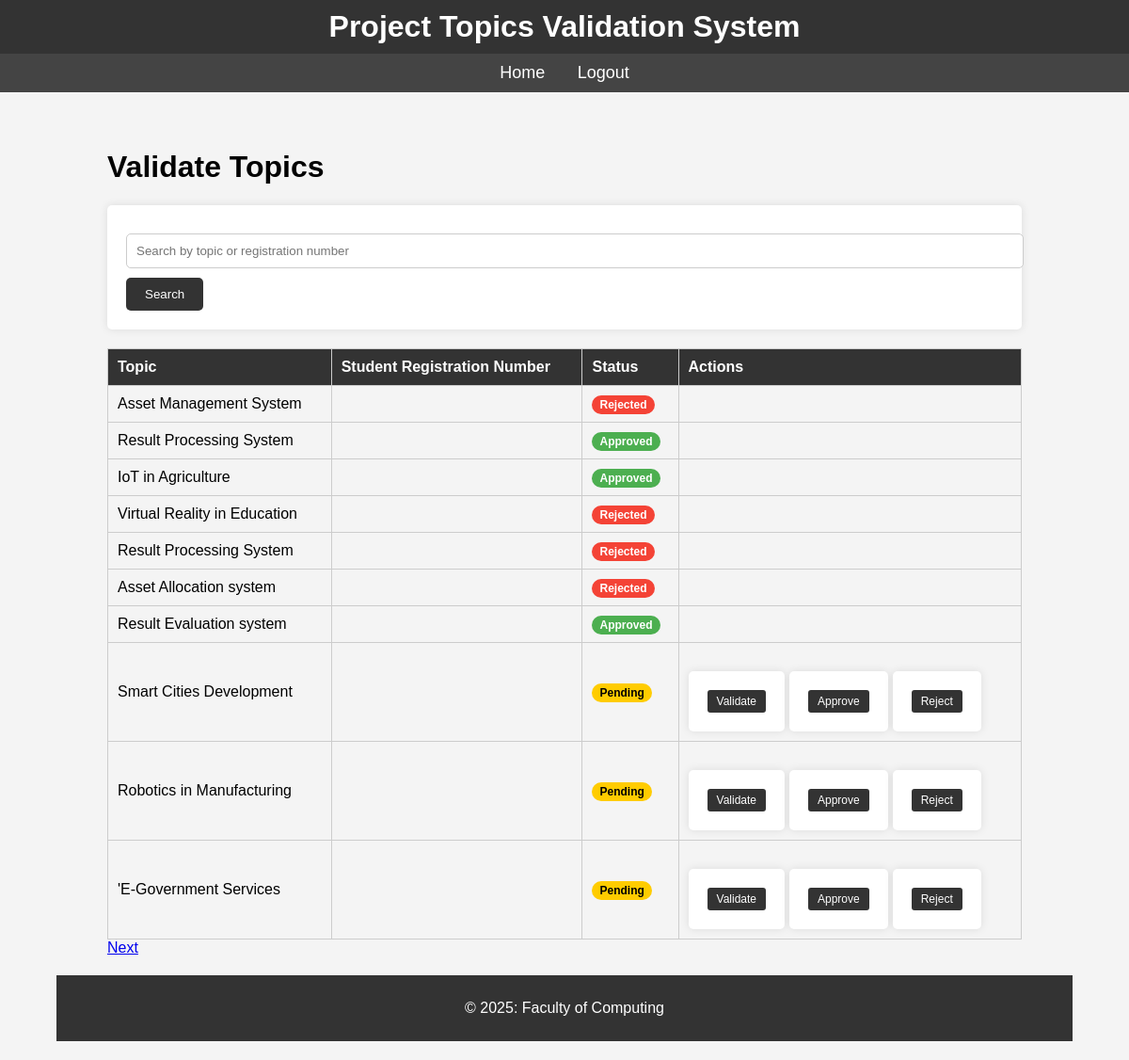
/department_project_coordinator/dpc_validate_topics4.php (signed in), run on the app's committed database.
### tables this page shows
CREATE TABLE `project_topics` (
  `id` int(11) NOT NULL,
  `topic` varchar(255) NOT NULL,
  `student_id` varchar(50) NOT NULL,
  `student_name` varchar(100) DEFAULT NULL,
  `session` varchar(50) NOT NULL,
  `status` varchar(50) DEFAULT 'pending',
  `pdf_path` varchar(255) DEFAULT NULL
);

### department_project_coordinator/dpc_validate_topics4.php (the view, shortened to what this page needs)
<?php
include_once __DIR__ .'/../includes/db.php';
$page = isset($_GET['page']) ? (int)$_GET['page'] : 1;
$limit = 10;
$offset = ($page - 1) * $limit;
$search = isset($_GET['search']) ? trim($_GET['search']) : '';
if ($search) {
    $stmt = $conn->prepare("SELECT * FROM project_topics WHERE topic LIKE :search OR student_reg_no LIKE :search LIMIT :limit OFFSET :offset");
    $stmt->bindValue(':search', "%$search%");
    $stmt->bindValue(':limit', $limit, PDO::PARAM_INT);
    $stmt->bindValue(':offset', $offset, PDO::PARAM_INT);
    $stmt->execute();
} else {
    $stmt = $conn->prepare("SELECT * FROM project_topics LIMIT :limit OFFSET :offset");
    $stmt->bindValue(':limit', $limit, PDO::PARAM_INT);
    $stmt->bindValue(':offset', $offset, PDO::PARAM_INT);
    $stmt->execute();
}
$topics = $stmt->fetchAll();
?>
<!DOCTYPE html>
<html lang="en">
<head>
    <link rel="stylesheet" href="assets/css/styles.css">
</head>
<body>
     <?php include_once __DIR__ .'/../includes/header.php';?>
    <div class="container">
        <h1>Validate Topics</h1>
        <form method="GET" action="">
            <input type="text" name="search" placeholder="Search by topic or registration number" value="<?php echo htmlspecialchars($search); ?>">
            <button type="submit">Search</button>
        </form>
        <table>
            <tr>
                <th>Topic</th>
                <th>Student Registration Number</th>
                <th>Status</th>
                <th>Actions</th>
            </tr>
            <?php foreach ($topics as $topic): ?>
                <tr>
                    <td><?php echo htmlspecialchars($topic['topic']); ?></td>
                    <td><?php echo htmlspecialchars($topic['student_reg_no']); ?></td>
                    <td>
                        <span class="status-badge
                            <?php
                                if ($topic['status'] == 'pending') echo 'status-pending';
                                elseif ($topic['status'] == 'approved') echo 'status-approved';
                                elseif ($topic['status'] == 'rejected') echo 'status-rejected';
                            ?>">
                            <?php echo ucfirst($topic['status']); ?>
                        </span>
                    </td>
                    <td>
                        <div class="action-buttons">
                            <?php if ($topic['status'] == 'pending'): ?>
                                <form id="form-validate-<?php echo $topic['id']; ?>" method="POST" style="display: inline;">
                                    <button type="submit" name="validate_topic">Validate</button>
                                </form>
                                <form id="form-approve-<?php echo $topic['id']; ?>" method="POST" style="display: inline;">
                                    <button type="button" onclick="confirmAction('approve', <?php echo $topic['id']; ?>)">Approve</button>
                                </form>
                                <form id="form-reject-<?php echo $topic['id']; ?>" method="POST" style="display: inline;">
                                    <button type="button" onclick="confirmAction('reject', <?php echo $topic['id']; ?>)">Reject</button>
                                </form>
                            <?php endif; ?>
                        </div>
                    </td>
                </tr>
            <?php endforeach; ?>
        </table>
        <div class="pagination">
            <a href="?page=<?php echo $page + 1; ?>&search=<?php echo urlencode($search); ?>">Next</a>
        </div>
    </div>
    <?php include_once __DIR__ .'/../includes/footer.php'; ?>
</body>
</html>

### includes/header.php (shortened to what this page needs)
<!DOCTYPE html>
<html lang="en">
<head>
    <link rel="stylesheet" href="../assets/css/styles.css">
</head>
<body>
    <header>
        <h1>Project Topics Validation System</h1>
    </header>
    <nav>
        <a href="index.php">Home</a>
        <?php if (isset($_SESSION['role'])): ?>
            <a href="<?php echo PROJECT_ROOT; ?>index.php?logout=1">Logout</a>
        <?php endif; ?>
    </nav>
    <div class="container">

### includes/footer.php
<footer>
    <div class="footer-content">
        <p>© 2025: Faculty of Computing</p>
    </div>
</footer>

### assets/css/styles.css (style rules this page uses)
body { font-family: Arial, sans-serif; margin: 0; padding: 0; background-color: #f4f4f4; display: flex; flex-direction: column; min-height: 100vh; }
.container { width: 90%; max-width: 1200px; margin: 0 auto; padding: 20px; flex: 1; }
header { background-color: #333; color: #fff; padding: 10px 0; text-align: center; }
header h1 { margin: 0; }
nav { background-color: #444; padding: 10px; text-align: center; }
nav a { color: #fff; text-decoration: none; margin: 0 15px; font-size: 18px; }
form { background-color: #fff; padding: 20px; border-radius: 5px; box-shadow: 0 0 10px rgba(0, 0, 0, 0.1); margin-top: 20px; }
form input[type="text"], form input[type="password"], form textarea, form select { width: 100%; padding: 10px; margin: 10px 0; border: 1px solid #ccc; border-radius: 5px; }
form button { background-color: #333; color: #fff; padding: 10px 20px; border: none; border-radius: 5px; cursor: pointer; }
table { width: 100%; border-collapse: collapse; margin-top: 20px; }
table th, table td { padding: 10px; border: 1px solid #ccc; text-align: left; }
table th { background-color: #333; color: #fff; }
footer { background-color: #333; color: #fff; text-align: center; padding: 10px 0; margin-top: auto; }
.footer-content { max-width: 1200px; margin: 0 auto; padding: 0 20px; }

### department_project_coordinator/dpc_validate_topics4.php (style rules this page uses)
.action-buttons { display: flex; gap: 5px; }
.action-buttons button { padding: 5px 10px; font-size: 12px; border: none; border-radius: 3px; cursor: pointer; }
.status-badge { padding: 3px 8px; border-radius: 12px; font-size: 12px; font-weight: bold; }
.status-pending { background-color: #ffcc00; color: #000; }
.status-approved { background-color: #4CAF50; color: #fff; }
.status-rejected { background-color: #f44336; color: #fff; }

### data on the page
project_topics: topic "Asset Management System", status "Rejected"
project_topics: topic "Result Processing System", status "Approved"
project_topics: topic "IoT in Agriculture", status "Approved"
project_topics: topic "Virtual Reality in Education", status "Rejected"
project_topics: topic "Result Processing System", status "Rejected"
project_topics: topic "Asset Allocation system", status "Rejected"
project_topics: topic "Result Evaluation system", status "Approved"
project_topics: topic "Smart Cities Development", status "Pending"
project_topics: topic "Robotics in Manufacturing", status "Pending"
project_topics: topic "'E-Government Services", status "Pending"
